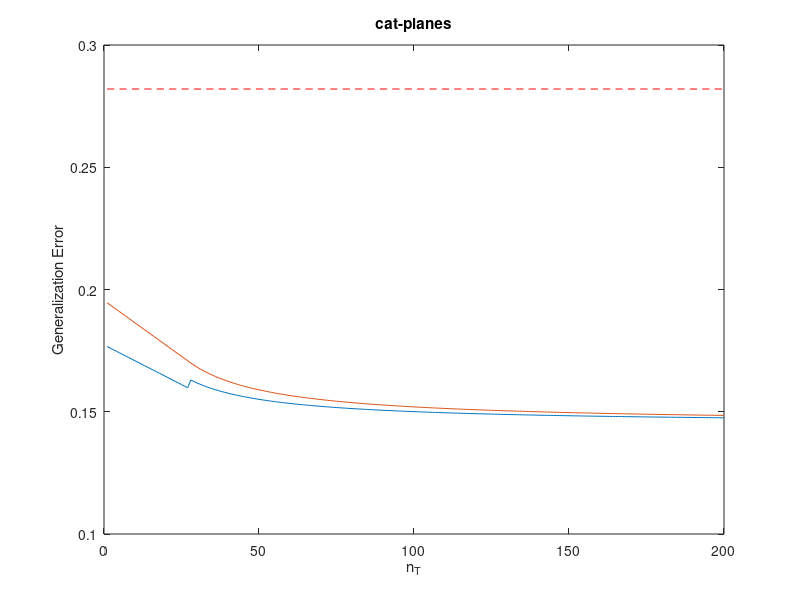

Write MATLAB code to recreate this figure.
%%%% r_S=2.4, sigma^2_min(V)=.048, r_T = 0.14, RANK=1620


yout1=zeros(200,2);%yout_1: crude lower bound
yout2=zeros(200,2);%precise lower bound
upper1=zeros(200,2);
upper1(:,2)=.282;
for i=1:27
    y=5*0.1703^2+.25*.048*16.41^2*.01*[1-.8*.14*i*16.41^2/(0.1703^2*(1620*32-1))];
    y2=5*0.1703^2+.25*.048*(16.41/8)^2*[1-(i*.14*16.41^2/(2*0.1703^2)+log(2))/(1620*32*log(2))];
    %xx=i-50;
    i;
    yout1(i,2)=y;
    yout1(i,1)=i;
    upper1(i,1)=i;
    yout2(i,2)=y2;
    yout2(i,1)=i;
    %yconst(xx,2)=gg2(xx);
    %yconst(xx,1)=i;
    %xx=xx+1;
end

for i=28:200
    y=5*0.1703^2+.25*.048*0.1703^2*(1620*32-1)/(256*.14*i);
    y2=5*0.1703^2+.25*.048*0.1703^2*(1620*32-1)^2*log(2)/(128*i*1620*32*.14);
    %xx=i-50;
    i;
    yout1(i,2)=y;
    yout1(i,1)=i;
    upper1(i,1)=i;
    yout2(i,2)=y2;
    yout2(i,1)=i;
    %yconst(xx,2)=gg2(xx);
    %yconst(xx,1)=i;
    %xx=xx+1;
end


plot(yout1(:,1),yout1(:,2));
title("cat-planes")
xlabel("n_T")
ylabel("Generalization Error")
hold on
plot(yout2(:,1),yout2(:,2));
hold on 
plot(upper1(:,1),upper1(:,2),'r--');
dlmwrite('cat-planes_lowerbound_crude.dat', yout1,' ');
dlmwrite('cat-planes_lowerbound_precise.dat', yout2,' ');
dlmwrite('cat-planes_upperbound.dat', upper1,' ');